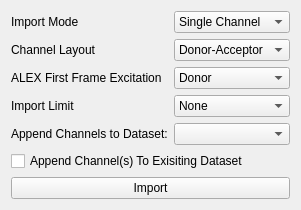
         <widget class="QWidget" name="tab_15">
          <attribute name="title">
           <string>Import Images</string>
          </attribute>
          <layout class="QVBoxLayout" name="verticalLayout_18">
           <item>
            <layout class="QFormLayout" name="formLayout">
             <item row="0" column="0">
              <widget class="QLabel" name="label">
               <property name="text">
                <string>Import Mode</string>
               </property>
              </widget>
             </item>
             <item row="0" column="1">
              <widget class="QComboBox" name="pixseq_import_mode">
               <item>
                <property name="text">
                 <string>Single Channel</string>
                </property>
               </item>
               <item>
                <property name="text">
                 <string>FRET</string>
                </property>
               </item>
               <item>
                <property name="text">
                 <string>Donor</string>
                </property>
               </item>
               <item>
                <property name="text">
                 <string>Acceptor</string>
                </property>
               </item>
               <item>
                <property name="text">
                 <string>ALEX</string>
                </property>
               </item>
               <item>
                <property name="text">
                 <string>DA</string>
                </property>
               </item>
               <item>
                <property name="text">
                 <string>DD</string>
                </property>
               </item>
               <item>
                <property name="text">
                 <string>AA</string>
                </property>
               </item>
               <item>
                <property name="text">
                 <string>AD</string>
                </property>
               </item>
              </widget>
             </item>
             <item row="1" column="0">
              <widget class="QLabel" name="pixseq_channel_layout_label">
               <property name="text">
                <string>Channel Layout</string>
               </property>
              </widget>
             </item>
             <item row="1" column="1">
              <widget class="QComboBox" name="pixseq_channel_layout">
               <item>
                <property name="text">
                 <string>Donor-Acceptor</string>
                </property>
               </item>
               <item>
                <property name="text">
                 <string>Acceptor-Donor</string>
                </property>
               </item>
              </widget>
             </item>
             <item row="2" column="0">
              <widget class="QLabel" name="pixseq_alex_first_frame_label">
               <property name="text">
                <string>ALEX First Frame Excitation</string>
               </property>
              </widget>
             </item>
             <item row="2" column="1">
              <widget class="QComboBox" name="pixseq_alex_first_frame">
               <item>
                <property name="text">
                 <string>Donor</string>
                </property>
               </item>
               <item>
                <property name="text">
                 <string>Acceptor</string>
                </property>
               </item>
              </widget>
             </item>
             <item row="3" column="0">
              <widget class="QLabel" name="label_32">
               <property name="text">
                <string>Import Limit</string>
               </property>
              </widget>
             </item>
             <item row="3" column="1">
              <widget class="QComboBox" name="pixseq_import_limt">
               <item>
                <property name="text">
                 <string>None</string>
                </property>
               </item>
               <item>
                <property name="text">
                 <string>10</string>
                </property>
               </item>
               <item>
                <property name="text">
                 <string>50</string>
                </property>
               </item>
               <item>
                <property name="text">
                 <string>100</string>
                </property>
               </item>
               <item>
                <property name="text">
                 <string>200</string>
                </property>
               </item>
               <item>
                <property name="text">
                 <string>300</string>
                </property>
               </item>
               <item>
                <property name="text">
                 <string>400</string>
                </property>
               </item>
               <item>
                <property name="text">
                 <string>500</string>
                </property>
               </item>
              </widget>
             </item>
             <item row="4" column="1">
              <widget class="QComboBox" name="pixseq_append_dataset"/>
             </item>
             <item row="4" column="0">
              <widget class="QLabel" name="pixseq_append_dataset_label">
               <property name="text">
                <string>Append Channels to Dataset:</string>
               </property>
              </widget>
             </item>
            </layout>
           </item>
           <item>
            <widget class="QCheckBox" name="pixseq_append">
             <property name="text">
              <string>Append Channel(s) To Exisiting Dataset</string>
             </property>
            </widget>
           </item>
           <item>
            <widget class="QPushButton" name="pixseq_import">
             <property name="text">
              <string>Import</string>
             </property>
            </widget>
           </item>
          </layout>
         </widget>
